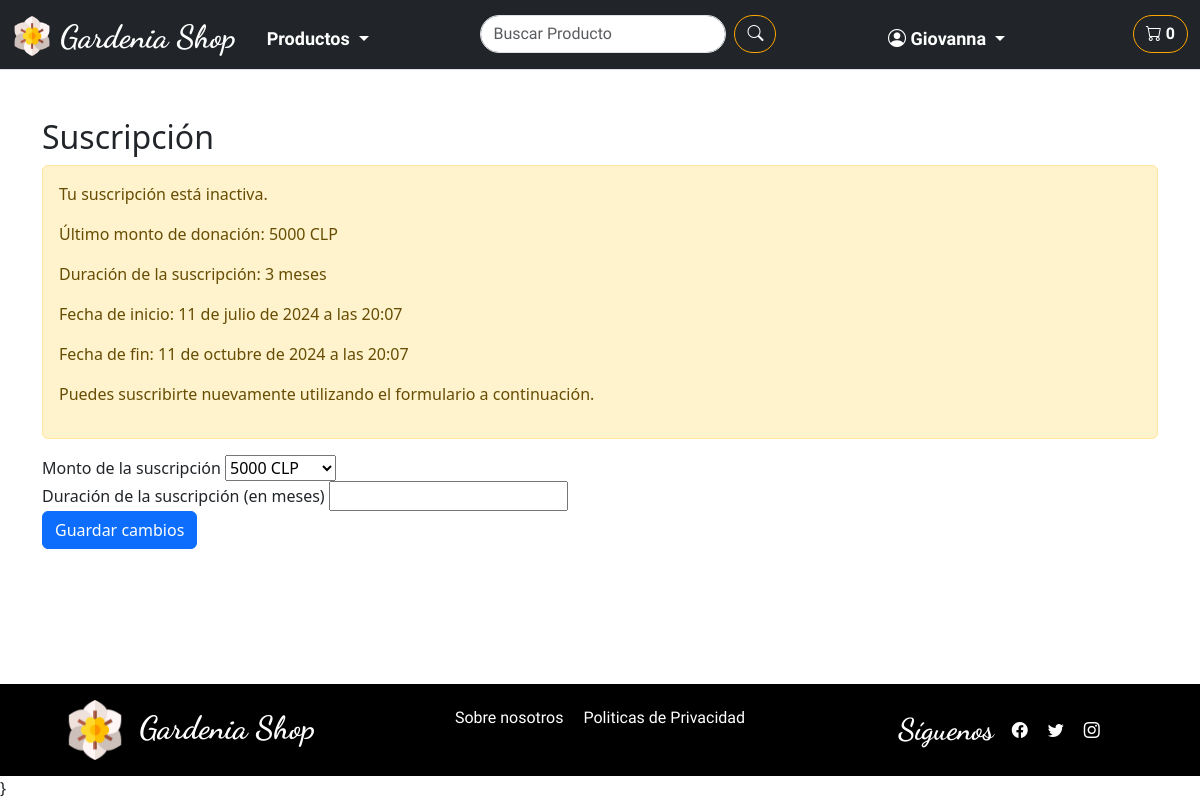
The page /shopWeb/profile/suscripcion/ (signed in) on the database as committed earlier.
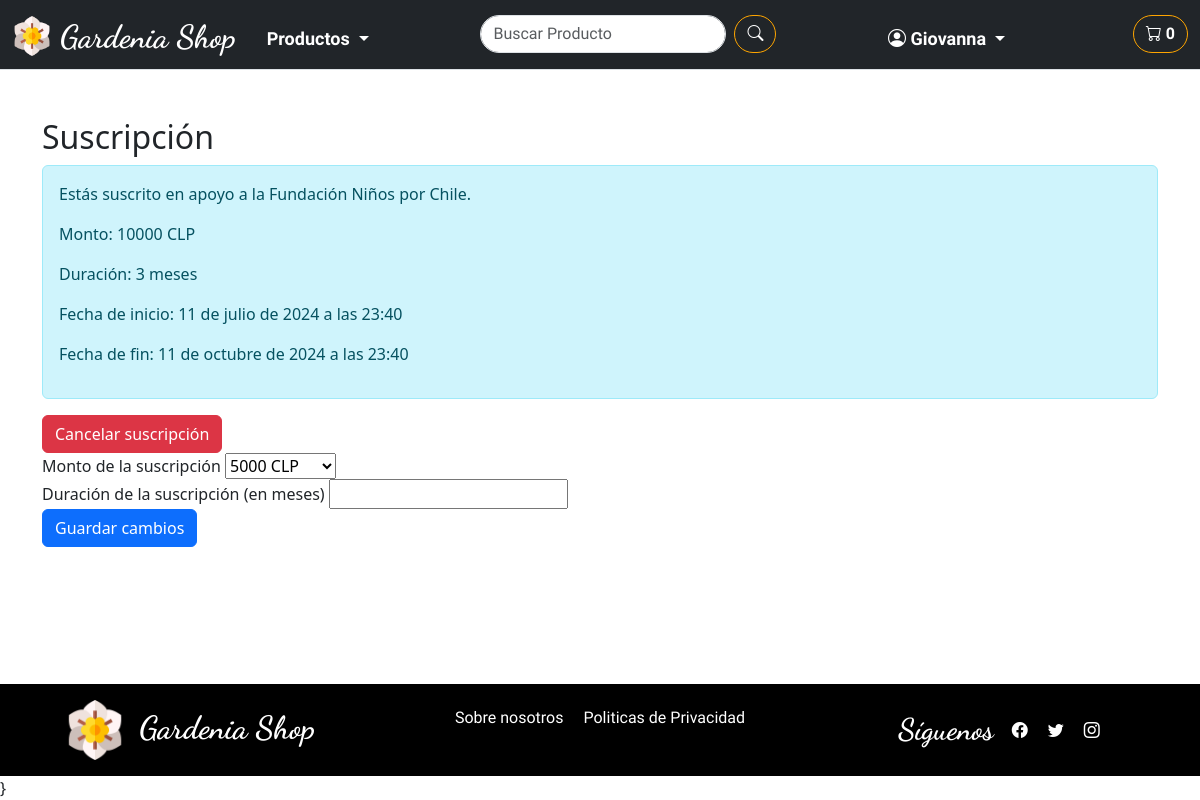
The same page on the database as committed later.
### shopWeb/models.py (models this page shows, shortened)
class Suscripcion(models.Model):
    user = models.ForeignKey(User, on_delete=models.CASCADE)
    monto = models.DecimalField(max_digits=10, decimal_places=0, null=True, blank=True)
    duracion = models.IntegerField()  # Duración en meses
    fecha_inicio = models.DateTimeField(auto_now_add=True)
    fecha_fin = models.DateTimeField(null=True, blank=True)
    activa = models.BooleanField(default=False)
    MONTOS_OPCIONES = (
        (5000, '5000 pesos'),
        (10000, '10000 pesos'),
        (15000, '15000 pesos'),
        ('otro', 'Otro monto'),
    )

### shopWeb/views.py (the view)
# urls.py: path('profile/suscripcion/', views.suscripcion, name='suscripcion'),
@login_required
def suscripcion(request):
    usuario = request.user
    suscripcion_actual = Suscripcion.objects.filter(user=usuario).first()
    if suscripcion_actual:
        print("ACTIVA:", suscripcion_actual.activa)
    else:
        print("No hay suscripción activa")
    if request.method == 'POST':
        form = SuscripcionForm(request.POST)
        if form.is_valid():
            monto_donacion = form.cleaned_data.get('monto_elegido')
            duracion_suscripcion = form.cleaned_data.get('duracion')
            monto_otro = form.cleaned_data.get('monto_otro')
            if monto_donacion == 'otro':
                monto_donacion = monto_otro
            if suscripcion_actual :
                suscripcion_actual.monto = monto_donacion
                suscripcion_actual.duracion = duracion_suscripcion
                suscripcion_actual.activa = True  # Asegurarse de establecer el valor activa
                suscripcion_actual.fecha_inicio = timezone.now()  # Actualiza la fecha de inicio
                suscripcion_actual.save()
            else:
                suscripcion_nueva = Suscripcion(
                    user=usuario,
                    monto=monto_donacion,
                    duracion=duracion_suscripcion,
                    activa=True
                )
                suscripcion_nueva.save()
            messages.success(request, 'Suscripción actualizada correctamente.')
            return redirect('suscripcion')
    else:
        form = SuscripcionForm()
    context = {
        'suscripcion': suscripcion_actual,
        'form': form
    }
    return render(request, 'shopWeb/perfil_cliente/suscripcion.html', context)

### shopWeb/forms.py (shortened to what this page needs)
class SuscripcionForm(forms.Form):
    MONTO_CHOICES = [
        (5000, '5000 CLP'),
        (10000, '10000 CLP'),
        (15000, '15000 CLP'),
        ('otro', 'Otro monto'),
    ]
    monto_elegido = forms.ChoiceField(choices=MONTO_CHOICES, required=True)
    monto_otro = forms.IntegerField(required=False, min_value=5000)
    duracion = forms.IntegerField(required=True, min_value=1, label="Duración (meses)")

### shopWeb/templates/shopWeb/perfil_cliente/suscripcion.html (shortened to what this page needs)
{% extends 'shopWeb/layouts/base.html' %}
{% block content %}
<div class="container mt-5">
    <h2>Suscripción</h2>
    {% if suscripcion %}
        {% if suscripcion.activa %}
        <div class="alert alert-info">
            <p>Estás suscrito en apoyo a la Fundación Niños por Chile.</p>
            <p>Monto: {{ suscripcion.monto }} CLP</p>
            <p>Duración: {{ suscripcion.duracion }} meses</p>
            <p>Fecha de inicio: {{ suscripcion.fecha_inicio }}</p>
            {% if suscripcion.fecha_fin %}
            <p>Fecha de fin: {{ suscripcion.fecha_fin }}</p>
            {% else %}
            <p>Fecha de fin: No definida</p>
            {% endif %}
        </div>
        <form method="post" action="{% url 'cancelar_suscripcion' %}" class="mt-3" onsubmit="return confirmCancel();">
            <button type="submit" class="btn btn-danger">Cancelar suscripción</button>
        </form>
        {% else %}
        <div class="alert alert-warning">
            <p>Tu suscripción está inactiva.</p>
            <p>Último monto de donación: {{ suscripcion.monto }} CLP</p>
            <p>Duración de la suscripción: {{ suscripcion.duracion }} meses</p>
            <p>Fecha de inicio: {{ suscripcion.fecha_inicio }}</p>
            <p>Fecha de fin: {{ suscripcion.fecha_fin }}</p>
            <p>Puedes suscribirte nuevamente utilizando el formulario a continuación.</p>
        </div>
        {% endif %}
    {% else %}
    <div class="alert alert-info">
        <p>Aún no tienes una suscripción activa. Apoya a la Fundación Niños por Chile suscribiéndote a continuación.</p>
    </div>
    {% endif %}
    <form method="post">
        <div class="form-group">
            <label for="id_monto_elegido">Monto de la suscripción</label>
            {{ form.monto_elegido }}
        </div>
        <div class="form-group">
            <label for="id_duracion">Duración de la suscripción (en meses)</label>
            {{ form.duracion }}
        </div>
        <button type="submit" class="btn btn-primary">Guardar cambios</button>
    </form>
</div>
{% endblock %}

Rows that differ between the two databases and show on the page:
changed Suscripcion: activa False → True (drawn); monto "5000" → "10000"; fecha_inicio "11 de julio de 2024 a las 20:07" → "11 de julio de 2024 a las 23:40"; fecha_fin "11 de octubre de 2024 a las 20:07" → "11 de octubre de 2024 a las 23:40"
Other text that changed with them:
text no longer shown: "Tu suscripción está inactiva. Último monto de donación: Duración de la suscripción: Puedes suscribirte nuevamente utilizando el formulario a continuación."
text now shown: "Estás suscrito en apoyo a la Fundación Niños por Chile. Monto: Duración: Cancelar suscripción"
